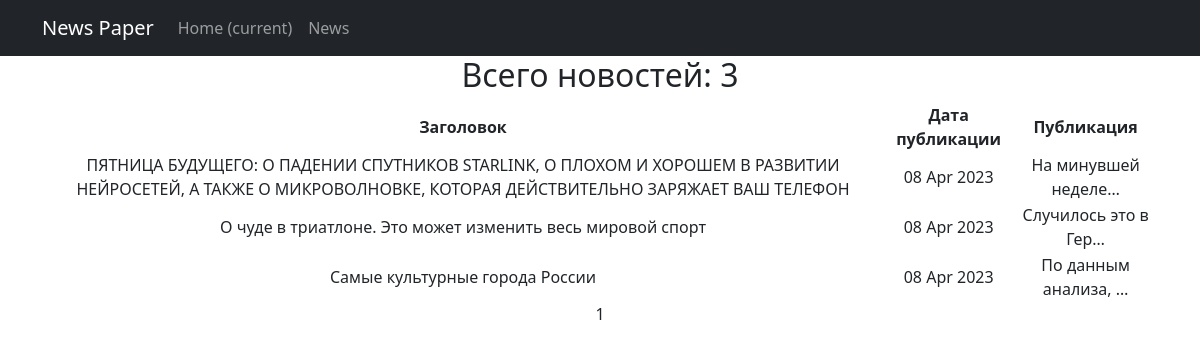
The page /news/ on the database as committed earlier.
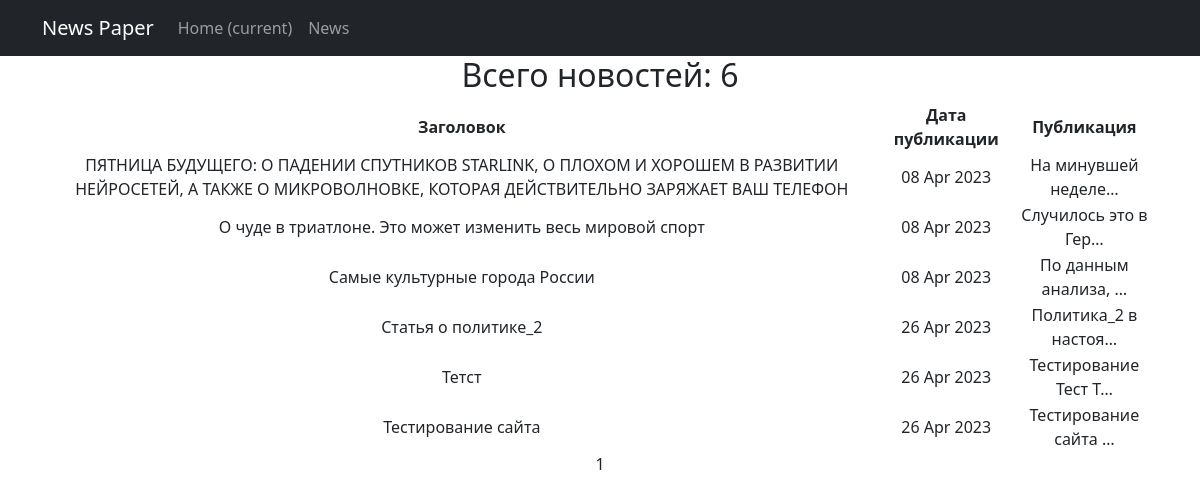
The same page on the database as committed later.
### news/models.py (models this page shows, shortened)
class Post(models.Model):
    author = models.ForeignKey(Author, on_delete=models.CASCADE)
    article_news = models.CharField(max_length=2, choices=SELECTION, default=news)
    date_in = models.DateTimeField(auto_now_add=True)
    title = models.CharField(max_length=255)
    text = models.TextField()
    rating_news = models.IntegerField(default=0)
    category = models.ManyToManyField(Category, through='PostCategory')

### news/views.py (the view)
# urls.py: path('', PostsList.as_view(), name='post_list'),
class PostsList(ListView):
    model = Post
    ordering = 'date_in'
    template_name = 'news.html'
    context_object_name = 'posts'
    paginate_by = 10

### news/templatetags/custom_filters.py (called while the page is built)
@register.filter()
def censor(word):
    if isinstance(word, str):
        for i in word.split():
            if i.capitalize() in cens:
                word = word.replace(i, i[0] + '*' * len(i))
    else:
        raise ValueError('custom_filters -> censor -> A string is expected, but a different data type has been entered')
    return word

### templates/news.html (shortened to what this page needs)
{% extends 'flatpages/default.html' %}
{% load custom_filters %}
{% block content %}
    <h2>Всего новостей: {{ object_list|length }}</h2>
    {% if posts %}
        <table>
            <tr>
                <td><b>Заголовок</b></td>
                <td><b>Дата публикации</b></td>
                <td><b>Публикация</b></td>
            </tr>
            {% for post in posts %}
            <tr>
                <td>{{ post.title|censor }}</td>
                <td>{{ post.date_in|date:'d M Y' }}</td>
                <td>{{ post.text|truncatechars:20|censor }}</td>
            </tr>
            {% endfor %}
        </table>
    {% else %}
        <h2>Новостей нет!</h2>
    {% endif %}
   {{ page_obj.number }}
{% endblock content %}

Rows that differ between the two databases and show on the page:
added Post: title|censor "Статья о политике_2", date_in "26 Apr 2023", text|censor "Политика_2 в настоя…"
added Post: title|censor "Тетст", date_in "26 Apr 2023", text|censor "Тестирование Тест Т…"
added Post: title|censor "Тестирование сайта", date_in "26 Apr 2023", text|censor "Тестирование сайта …"
Other text that changed with them:
{{ object_list|length }}: "3" → "6"
